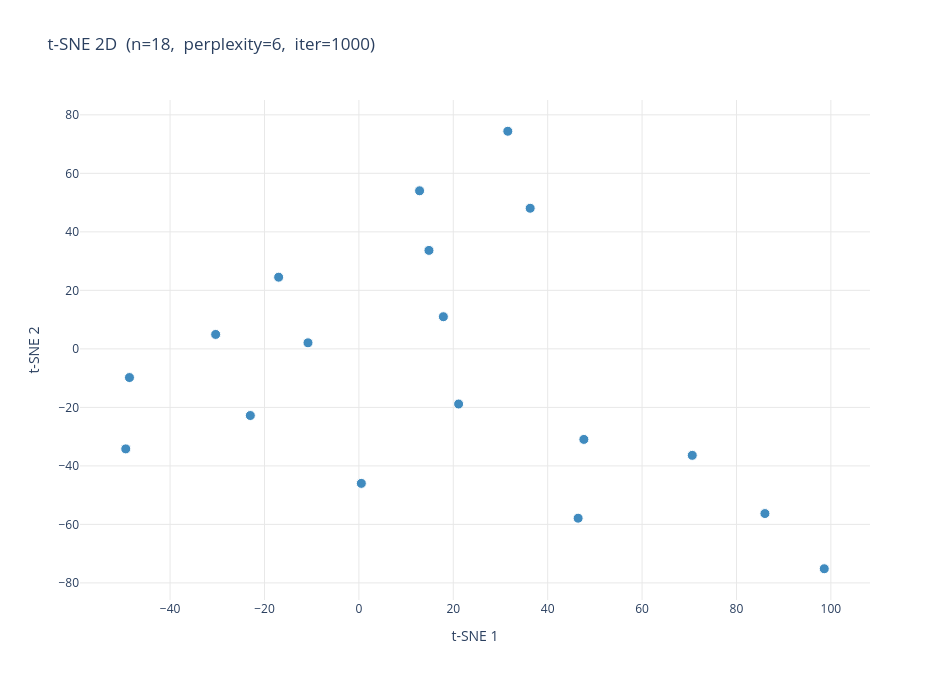

Here is the notebook cell this chart was saved with:
### Code cell
plot_tsne(embeddings, result, output_path=None, dimensions=2)

### Figure 1 — Plotly figure (JSON) as saved in the notebook; plotly's stock layout.template omitted (floating-point values rounded to 4 significant figures)
{"data": [{"hovertemplate": "%{text}<extra>G2</extra>", "marker": {"color": "#1f77b4", "line": {"color": "white", "width": 1}, "opacity": 0.85, "size": 10}, "mode": "markers", "name": "G2", "text": ["instances/G2/pai-EKLuYTwy-7.png", "instances/G2/pai-EKLuYTwy-11.png", "instances/G2/pai-EKLuYTwy-1.png", "instances/G2/pai-mcirOPdn-5.png", "instances/G2/pai-mcirOPdn-9.png", "instances/G2/pai-mcirOPdn-8.png", "instances/G2/pai-z8E4D9sS-13.png", "instances/G2/pai-z8E4D9sS-15.png", "instances/G2/pai-z8E4D9sS-16.png", "instances/G2/pai-6BNyiFM0-10.png", "instances/G2/pai-6BNyiFM0-8.png", "instances/G2/pai-6BNyiFM0-6.png", "instances/G2/pai-8XjgpdC6-7.png", "instances/G2/pai-8XjgpdC6-9.png", "instances/G2/pai-8XjgpdC6-3.png", "instances/G2/pai-2a80gAHU-5.png", "instances/G2/pai-2a80gAHU-3.png", "instances/G2/pai-2a80gAHU-2.png"], "type": "scatter", "x": [70.63, 98.6, -17.0, -10.78, 21.13, 46.45, 17.9, -23.0, -49.39, 86.03, 47.67, 0.5184, 12.86, 36.29, 14.85, -30.34, -48.61, 31.55], "y": [-36.39, -75.16, 24.5, 2.076, -18.86, -57.88, 10.99, -22.78, -34.18, -56.29, -30.95, -45.98, 54.03, 48.06, 33.66, 4.936, -9.802, 74.39]}], "layout": {"height": 680, "legend": {"font": {"size": 12}, "title": {"text": "Subgroup"}}, "paper_bgcolor": "white", "plot_bgcolor": "white", "title": {"font": {"size": 17}, "text": "t-SNE 2D  (n=18,  perplexity=6,  iter=1000)"}, "width": 950, "xaxis": {"gridcolor": "#e8e8e8", "showgrid": true, "title": {"text": "t-SNE 1"}, "zeroline": false}, "yaxis": {"gridcolor": "#e8e8e8", "showgrid": true, "title": {"text": "t-SNE 2"}, "zeroline": false}}}
